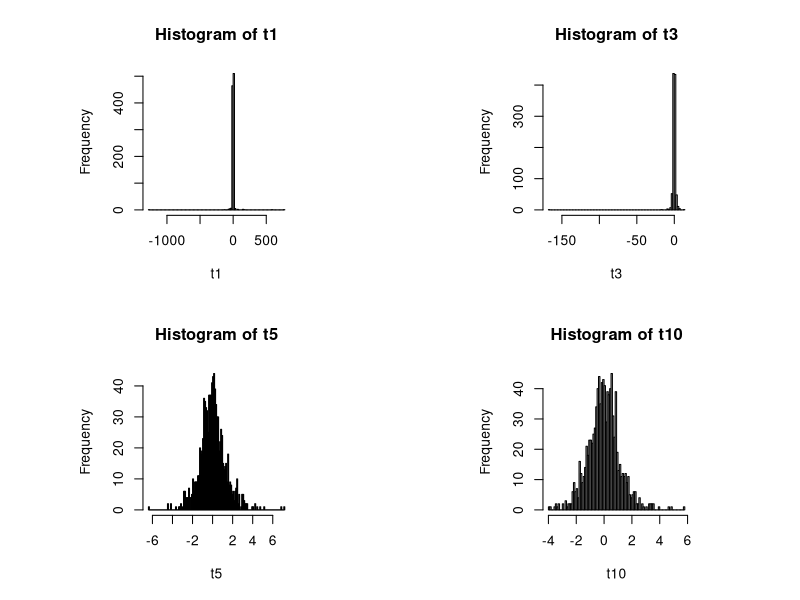
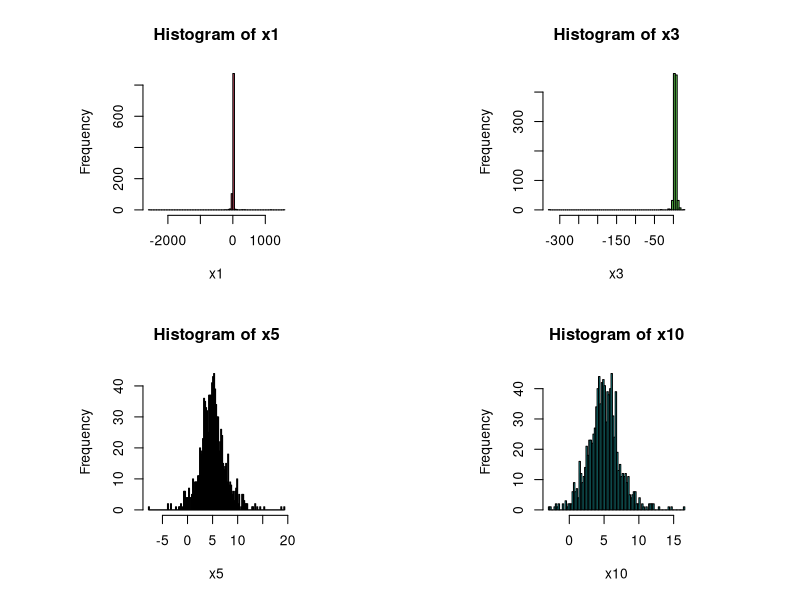

R code for these plots, in order:
# tdraws.R

# random draws from the t-distribution
# Let t = (x - mx)/s, s = (SD(x)/sqrt(n)) 
# so x = s*t + mx

t1 <- rt(1000,1)
t3 <- rt(1000,3)
t5 <- rt(1000,5)
t10 <- rt(1000,10)

par(mfrow = c(2, 2), pty = "s")
hist(t1,breaks=100)
hist(t3,breaks=100)
hist(t5,breaks=100)
hist(t10,breaks=100)

# For a variable with mean = 5 and SD = 2
s <- 2
mx <- 5
x1 <- s*t1 + mx
x3 <- s*t3 + mx
x5 <- s*t5 + mx
x10 <- s*t10 + mx
par(mfrow = c(2, 2), pty = "s")
hist(x1,breaks=100,col=2)
hist(x3,breaks=100,col=3)
hist(x5,breaks=100,col=4)
hist(x10,breaks=100,col=5)


